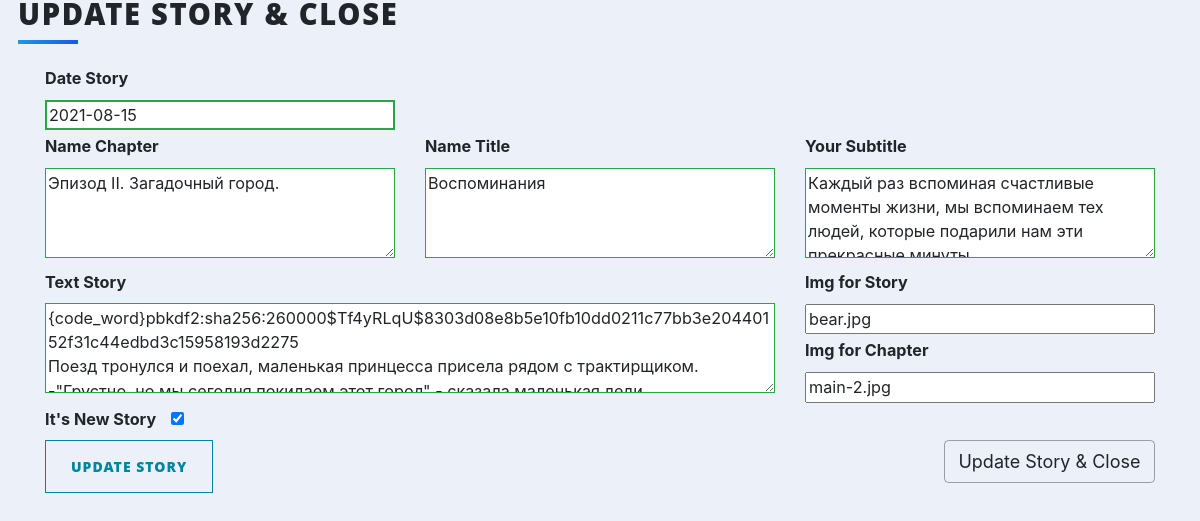
Page /update_story?id=14 (signed in) on the earlier database version.
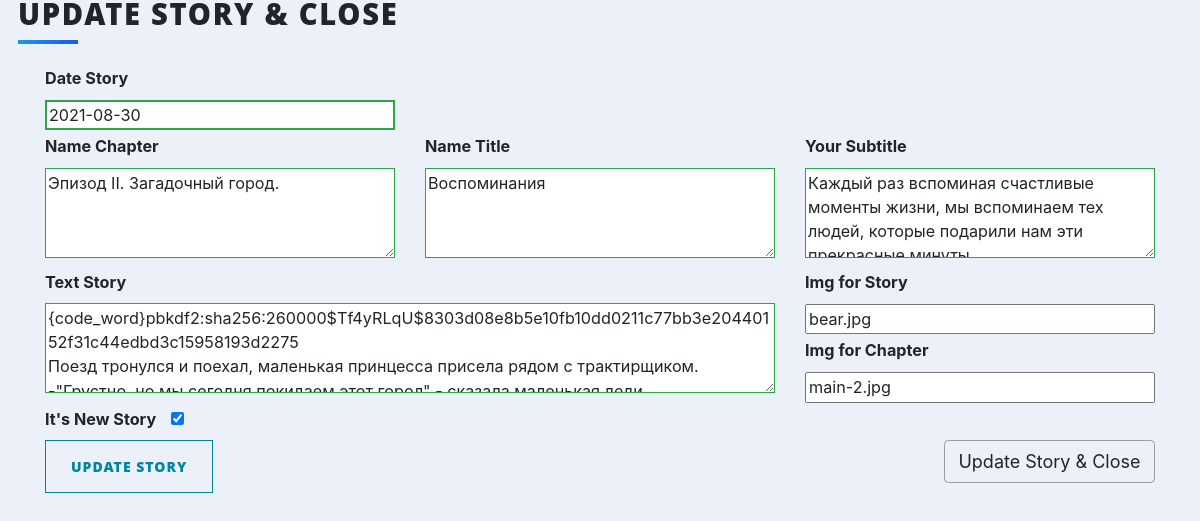
Same page on the later database version.
### main.py (models this page shows)
class Stories(db.Model):
    __tablename__ = "stories"
    id = db.Column(db.Integer, primary_key=True)
    date = db.Column(db.String(10), nullable=False)
    title = db.Column(db.String(250), nullable=False)
    chapter = db.Column(db.String(250), nullable=False)
    subtitle = db.Column(db.String(250), nullable=False)
    body = db.Column(db.String, nullable=False)
    img = db.Column(db.String)
    main_img = db.Column(db.String)
    new_story = db.Column(db.Boolean)
    comments = relationship("Comment", back_populates="parent_stories")

### main.py (the view, shortened to what this page needs)
@app.route('/update_story', methods=['GET', 'POST'])
@admin_only
def update_story():
    form = FormatStories()
    id = request.args.get('id')
    story = Stories.query.get(id)
    update = request.args.get('update')
    button = "Update Story & Close"
    if request.method == "GET":
        form.date.data = story.date
        form.title.data = story.title
        form.chapter.data = story.chapter
        form.subtitle.data = story.subtitle
        form.body.data = story.body
        form.img.data = story.img
        form.main_img.data = story.main_img
        form.new_story.data = story.new_story
    return render_template('add_stories_admin.html', form=form, button=button, function='update_story', id=id)

### forms.py
class FormatStories(FlaskForm):
    date = StringField("Date Story", validators=[DataRequired(message=""), Length(min=10, max=10, message="")])
    chapter = TextAreaField("Name Chapter", validators=[DataRequired(message=""), Length(max=250, message="")])
    title = TextAreaField("Name Title", validators=[DataRequired(message=""), Length(max=250, message="")])
    subtitle = TextAreaField("Your Subtitle", validators=[DataRequired(message=""), Length(max=250, message="")])
    body = TextAreaField("Text Story", validators=[DataRequired(message="")])
    img = StringField("Img for Story")
    main_img = StringField("Img for Chapter")
    new_story = BooleanField("It's New Story")
    submit = SubmitField("Add Story & Close")

### main.py (called while the page is built)
@login_manager.user_loader
def load_user(user_id):
    return User.query.get(int(user_id))

def admin_only(f):
    @wraps(f)
    def decorated_function(*args, **kwargs):
        if current_user.is_authenticated:
            if current_user.id == 1:
                return f(*args, **kwargs)
        return abort(404)
    return decorated_function

### templates/add_stories_admin.html (shortened to what this page needs)
{% extends 'bootstrap/base.html' %}
{% import 'bootstrap/wtf.html' as wtf %}
{% block styles %}
  {{ super() }}
 <link rel="stylesheet" href="{{ url_for('static', filename='css-cleanBlog/styles.css') }}">
  <link rel="stylesheet" href="{{ url_for('static', filename='css-cleanBlog/styles-admin.css') }}">
{% endblock %}
{% block content %}
<div class="content">
    <h1 class="heading">{{ button }}</h1>
    <form id="{{ function }}" action="{{ url_for(function, id=id) }}" method="post" role="form" class="was-validate" novalidate>
        <div class="container">
          <div class="row">
            <div class="col-6 col-md-4">
                {{ form.date.label }}
                {{ form.date(placeholder="yyyy-mm-dd") }}
            </div>
            <div class="col-md-8"></div>
          </div>
          <div class="row">
            <div class="col-6 col-md-4">
                {{ form.chapter.label }}
                {{ form.chapter }}
            </div>
            <div class="col-6 col-md-4">
                {{ form.title.label }}
                {{ form.title }}
            </div>
            <div class="col-6 col-md-4">
                {{ form.subtitle.label }}
                {{ form.subtitle }}
            </div>
          </div>
          <div class="row">
            <div class="col-8 col-md-8">
                {{ form.body.label }}
                {{ form.body }}
            </div>
            <div class="col-4 col-md-4">
                <div>{{ form.img.label }}</div> <div>{{ form.img(placeholder="name.(jpg, png)") }}</div>
                <div>{{ form.main_img.label }}</div> <div>{{ form.main_img(placeholder="name.(jpg, png)") }}</div>
            </div>
          </div>
          <div class="row">
              <div class="col-6 col-md-4"><div>{{ form.new_story.label }}<span>{{ form.new_story }}</span></div></div>
            <div class="col-6 col-md-4"></div>
            <div class="col-6 col-md-4"> </div>
          </div>
            {{ form.submit(value=button) }}
            {% if button == "Update Story & Close" %}
            <button type='submit' form="{{function}}"  formaction="{{ url_for('update_story', id=id, update=1|int ) }}"
                    class="btn btn-outline-primary" > Update Story </button>
            {% endif %}
        </div>
    </form>
</div>
{% endblock %}

Differences in the rows shown:
changed Stories "Эпизод II. Загадочный город.": date "2021-08-15" → "2021-08-30"
